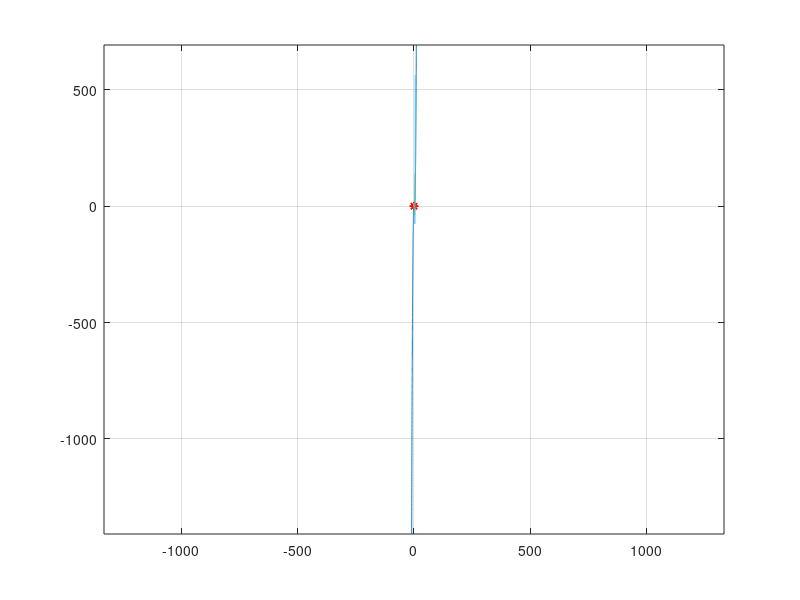

Here is the MATLAB script that generated this plot: (Note: this script raises an error after producing the figure.)
%% 1 
clear
P = [1 -3.55 5.1 -3.1];
x = linspace(-10,10,1000);
F = polyval(P,x);
plot(x,F)
grid on;
hold on;
a = roots(P);

plot(a(1),0., 'r.','LineWidth',400)
%% 2 
clear
P = [1, 0.1, 0.2, -0.2, -2, 1];
r = roots(P);
% график
x = linspace(-max(abs(r)), max(abs(r)), 1000);
plot(x, polyval(P, x))
axis equal
grid on
hold on

x_0 = 0.5*max(abs(r));
% касательная
Pdx = polyder(P);
k = polyval(Pdx, x_0);
b = polyval(P, x_0) - k * x_0;
T = [k, b];
plot(x, polyval(T, x), 'r');
hold on
%нормаль
x_1 = -0.5*max(abs(r));
y_1 = polyval(P,x_1);
x_2 = x_1 - 1;
y_2 = y_1 - 1/polyval(Pdx, x_1) * (x_2-x_1);
line([x_1, x_2], [y_1, y_2], 'Color','green')
hold on
%окружность с корнями
rm = max(abs(r'));
xm = -abs(rm):0.001:abs(rm);
plot(xm, sqrt(abs(rm).^2 - xm.^2),'m', xm, -sqrt(abs(rm).^2 - xm.^2), 'm');
for i = r'
    plot(real(i), imag(i), 'r*');
end
%% 3
clear
P1 = [2, -3, 4, -5, 6];
P2 = [1, -3, 1];

[q, r] = deconv(P1, P2);
disp(q);
%% 4.1
clear
P = [1, -2, 6, -10, 16];
x0 = 4;
Px = 1;
for i = 1:length(P)
    Px = Px * x0 + P(i); 
end
disp(Px);
%% 4.2
clear
P = [1, (1+2i), -(1+3i), 0, 7];
x0 = -(2-i);
Px = 1;
for i = 1:length(P)
    Px = Px * x0 + P(i); 
end
disp(Px);
%% 5
clear
n = 4;
P = zeros(2*n + 1, 1);
P(1) = 1;
P(n) = -n;
P(n+2) = n;
P(2*n + 1) = -1;
disp(P.');
r = roots(P.');
x = linspace(min(r), max(r), 100);
plot(x, polyval(P.',x));
%% 6a
clear
F1 = [1 0 0];
F2 = [1 4 1 -6];
[r, p, K] = residue(F1, F2);
for i = 1:size(r)
    fprintf('%1.3f/(x-(%1.2f))\n', r(i), p(i));
end
%% 6b
clear
F1 = [1 3];
F2 = [1 -1 1 6];
[r, p, K] = residue(F1, F2);
for i = 1:size(r)
    fprintf('%1.3f/(x-(%1.2f))\n', r(i), p(i));
end
%% 6c
clear
F1 = [1 0 0];
F2 = [1 0 0 0 -1];
[r, p, K] = residue(F1, F2);
for i = 1:size(r)
    fprintf('%1.3f/(x-(%1.2f))\n', r(i), p(i));
end
%% 8a
clear
P = [1 -6 15 -14];
r = roots(P);
x = linspace(min(r)-1, max(r)+1, 1000);
plot(x, polyval(P,x));
%% 8b
clear
P = [1 -2 -8 13 -24];
r = roots(P);
x = linspace(min(r)-1, max(r)+1, 1000);
plot(x, polyval(P,x));
%% 8...
clear
P = [1 -6 11 -1 - 18 20 -8];
r = roots(P);
x = linspace(min(r)-1, max(r)+1, 1000);
plot(x, polyval(P,x));
%% 9
clear
n = 4;
A = rand(n, n);
P = charpoly(A);
r = roots(P);
x = linspace(min(r)-1, max(r)+1, 1000);
plot(x, polyval(P,x));
%% 10a
P = [1 2 -1 -4 -2];
Q = [1 1 -1 -2 -2];
[G, S, T] = gcd(P, Q);
poly2sym(S), ...
poly2sym(P), ...
poly2sym(T), ...
poly2sym(Q), ...
poly2sym(G);
%% 10b
P = [1 3 1 1 3 1];
Q = [0 1 2 0 1 2];
[G, S, T] = gcd(P, Q);
fprintf('(%s)(%s) + (%s)(%s) = %s\n', ...
poly2sym(S), ...
poly2sym(P), ...
poly2sym(T), ...
poly2sym(Q), ...
poly2sym(G));
%% 11
clear
a = ones(100);
P = poly(a');
r = roots(P);
x = linspace(-2, 2, 10000);
plot(x, polyval(P,x));
hold on
% for i = r
%     plot(i, polyval(i), 'r');
% end